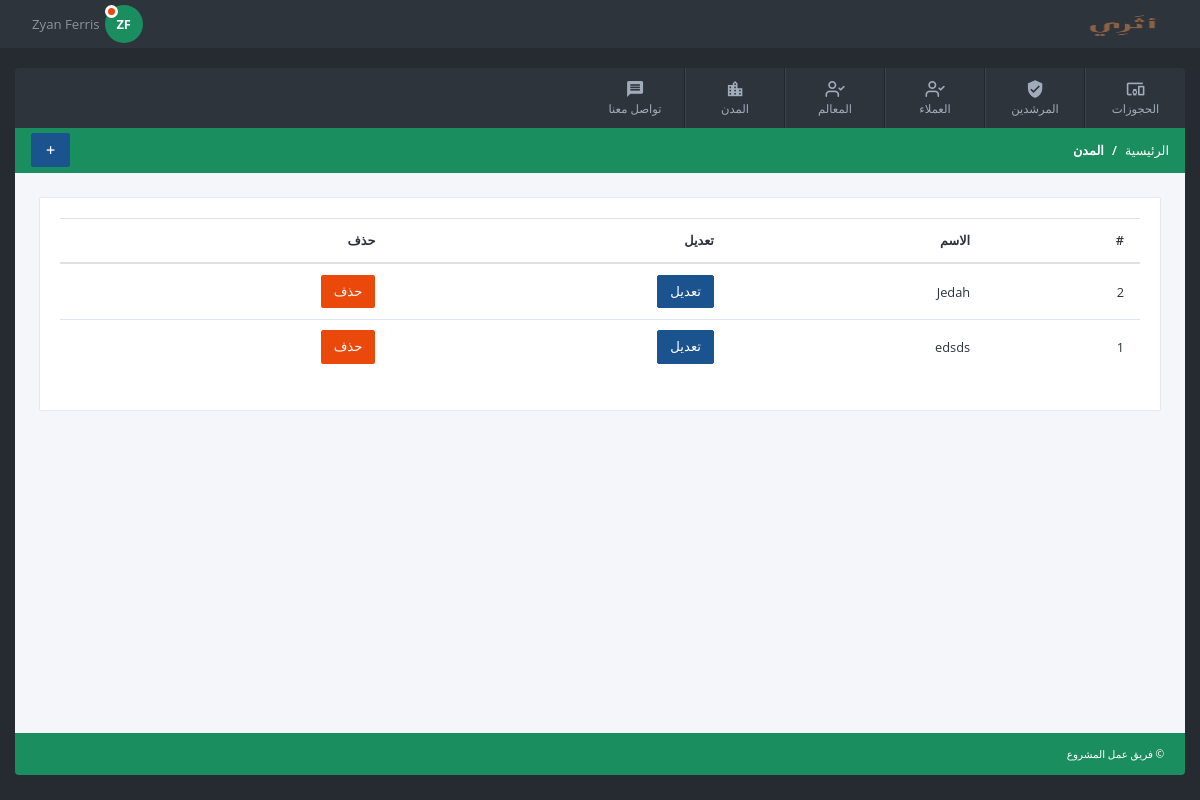
/admin/cities.php (signed in), run on the app's committed database.
### tables this page shows
CREATE TABLE `cities` (
  `city_id` int(20) NOT NULL,
  `city_name` varchar(255) NOT NULL
);

### system/helper.php (called while the page is built, shortened)
<?php
if (!function_exists('runQuery')) {
    function runQuery($query)
    {
        $servername = "localhost";
        $username = "root";
        $password = "";
        $database = "athry";
        $conn = new mysqli($servername, $username, $password, $database);
        $conn->set_charset("utf8");
        return $conn->query($query);
    }
}

### admin/cities.php (the view, shortened to what this page needs)
<?php
require('../system/helper.php');
$selectCitiesSql = 'SELECT * FROM cities order by city_id DESC';
$selectCitiesResult = runQuery($selectCitiesSql);
?>
<!doctype html>
<html lang="en">
<head>
    <?php
    include 'layout/assets/css.php';
    ?>
</head>
<body>
<?php
include 'layout/inc/header.php';
?>
<div class="container-fluid">
    <?php
    include 'layout/inc/sidebar.php';
    ?>
    <div class="main-container">
        <div class="page-header">
            <ol class="breadcrumb">
                <li class="breadcrumb-item">الرئيسية</li>
                <li class="breadcrumb-item active">المدن</li>
            </ol>
            <ul class="app-actions">
                <li>
                    <button class="btn btn-info" data-toggle="modal" data-target="#createModal"><i
                                class="icon-plus"></i></button>
                </li>
            </ul>
        </div>
        <div class="content-wrapper">
            <div class="row gutters">
                <div class="col-xl-12 col-lg-12 col-md-12 col-sm-12 col-12">
                    <div class="card">
                        <div class="card-body">
                            <div class="table-responsive">
                                <table class="table">
                                    <thead>
                                    <tr>
                                        <th>#</th>
                                        <th>الاسم</th>
                                        <th>تعديل</th>
                                        <th>حذف</th>
                                    </tr>
                                    </thead>
                                    <tbody>
                                    <?php if ($selectCitiesResult->num_rows > 0) {
                                        while ($row = $selectCitiesResult->fetCh_assoc()) {
                                            ?>
                                            <tr>
                                                <td><?php echo $row['city_id'] ?></td>
                                                <td><?php echo $row['city_name'] ?></td>
                                                <td><button class="btn btn-info"  data-toggle="modal" data-target="#editModal<?php echo $row['city_id'] ?>">تعديل</button></td>
                                                <td>
                                                    <a href="?method=delete&id=<?php echo $row['city_id'] ?>"
                                                       class="btn btn-danger">حذف</a>
                                                </td>
                                            </tr>
                                            <?php
                                        }
                                    }
                                    ?>
                                    </tbody>
                                </table>
                            </div>
                        </div>
                    </div>
                </div>
            </div>
        </div>
    </div>
    <?php
    include 'layout/inc/footer.php';
    ?>
</div>
</body>
</html>

### data on the page
cities: city_id "2", city_name "Jedah"
cities: city_id "1", city_name "edsds"
